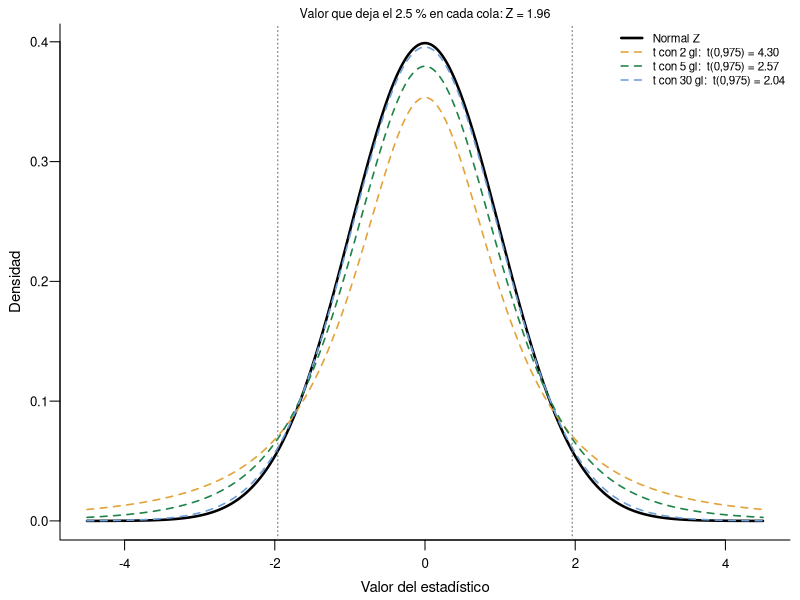

Write R code to recreate this figure.
# Normal tipificada Z frente a la t de Student con 2, 5 y 30 grados de libertad
# (no necesita datos: funciona igual en R y en Rj)
op <- par(mar = c(3, 3, 1.2, 0.5), mgp = c(1.8, 0.6, 0), cex.axis = 0.8, cex.lab = 0.9)
gl  <- c(2, 5, 30)
col <- c("#E3A33B", "#1E8449", "#6E9FD8")
curve(dnorm(x), -4.5, 4.5, n = 400, lwd = 2.5, las = 1, bty = "l",
      xlab = "Valor del estadístico", ylab = "Densidad")
for (i in seq_along(gl)) curve(dt(x, gl[i]), add = TRUE, n = 400, lwd = 1.6, col = col[i], lty = 2)
abline(v = c(-1, 1) * qnorm(0.975), col = "grey40", lty = 3)
leg <- c("Normal Z", sprintf("t con %d gl:  t(0,975) = %s", gl,
         sprintf("%.2f", qt(0.975, gl))))
legend("topright", leg, col = c("black", col), lwd = c(2.5, 1.6, 1.6, 1.6),
       lty = c(1, 2, 2, 2), bty = "n", cex = 0.7)
mtext("Valor que deja el 2.5 % en cada cola: Z = 1.96", side = 3, line = 0.1, cex = 0.75)
par(op)
